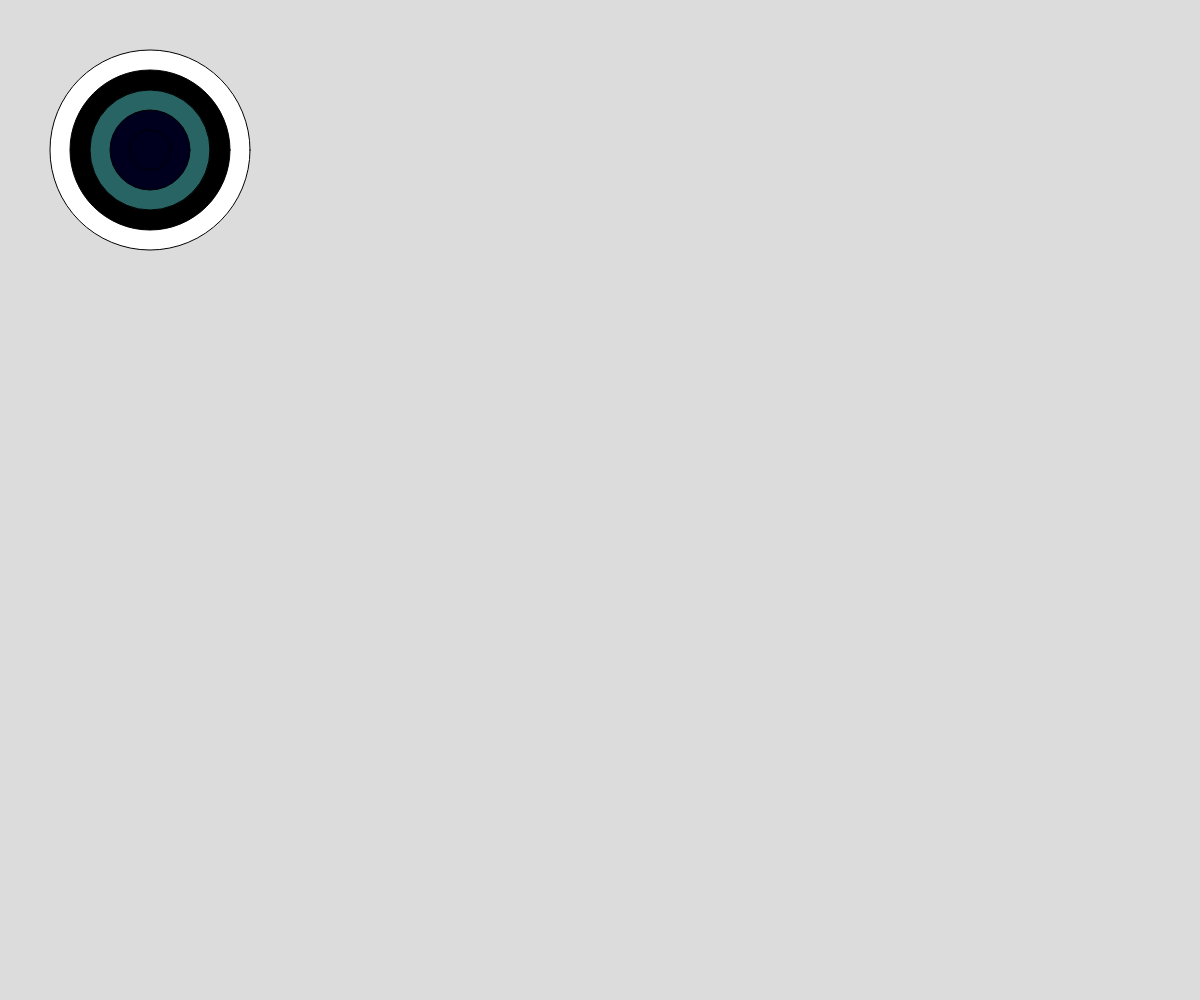
Frame 1 (no input)
Frame 60 (no input): identical to frame 1, image omitted
Frame 120 (the mouse pressed at the canvas centre since frame 60): identical to frame 1, image omitted

The p5.js sketch that drew this single still picture (run headless with seeded random() and noise() and a simulated clock; from frame 60 on, the mouse is pressed at the canvas centre):

// p5.js sketch
// ── sketch.js
// Project Title
// Your Name
// Date
//
// Extra for Experts:
// - describe what you did to take this project "above and beyond"

let x = 150;
let y = 150;
let colors = [];

function setup() {
  createCanvas(windowWidth, windowHeight);
  colors.push(color(255, 0,0,0));
  colors.push(color(0, 0, 30));
  colors.push(color(40, 100, 100));
  colors.push(color(0, 0, 0));
  colors.push(color(2555, 255, 255));
}

function drawTargetWhile(){
  let diameter = 200;
  let counter = 0;
  
  while (counter < 5){
    ellipse(width/2, height/2, diameter, diameter);
    counter ++;
    diameter -= 40;
  }
}

function drawTargetFor(){
  for (let i = 5; i > 0; i --){
    fill(colors[i-1]);
    ellipse( x, y, i* 40, i* 40);
  }

}


function draw() {
  background(220);
  //drawTargetWhile();
  drawTargetFor();
}
